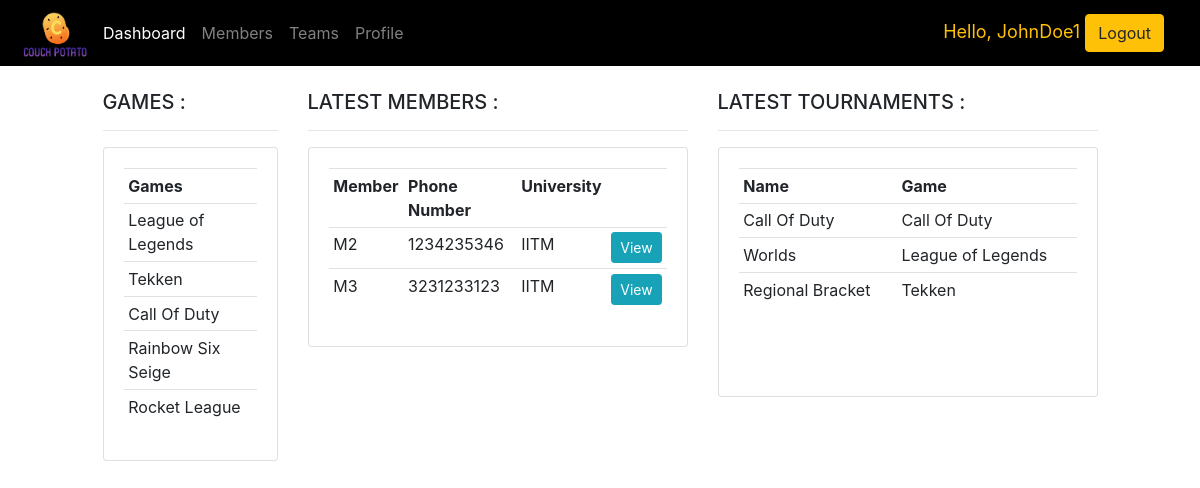
Screenshot of / (signed in) with the database file from the repository.
### accounts/models.py (models this page shows, shortened)
class Game(models.Model):
	name = models.CharField(max_length=200, null=True)
	def __str__(self):
		return self.name

class Member(models.Model):
	name = models.CharField(max_length=200, null=True, unique = True)
	college = models.CharField(max_length=200, null=True)
	email = models.EmailField(max_length=255, null=True,unique=True)
	phone = models.CharField(max_length=200, null=True, unique = True)
	team = models.ForeignKey(Team, null=True, on_delete=models.CASCADE)
	date_created = models.DateTimeField(auto_now_add=True, null=True)

class Tournament(models.Model):
	name = models.CharField(max_length=200, null=True)
	game = models.ForeignKey(Game, null=True, on_delete=models.CASCADE)
	date_created = models.DateTimeField(auto_now_add=True, null=True)

### accounts/views.py (the view)
# urls.py: 2. Add a URL to urlpatterns:  path('', views.home, name='home')
def home(request):
	if (request.user.is_authenticated):
		if(request.user.is_staff):
			members= Member.objects.all()
		else:
			members = Member.objects.filter(college = request.user.first_name)
		games = Game.objects.all()
		tournament = Tournament.objects.all()
		q = {'members':members, 'games':games,'tournament': tournament ,'home':"active"}
		return render(request,'accounts/dashboard.html', q);
	else:
		return loginPage(request=request)

### accounts/templates/accounts/dashboard.html (shortened to what this page needs)
{% extends 'accounts/main.html' %}
{% block content %}
<br>
<div class="row">
	<div class="col-md-1"></div>
	<div class="col-md-2">
		<h5>GAMES :</h5>
		<hr>
		<div class="card card-body">
			<table class="table table-sm">
				<tr>
					<th>Games</th>
				</tr>
				{% for i in games %}
					<tr>
						<td>{{i.name}}</td>
					</tr>
				{% endfor %}
			</table>
		</div>
	</div>
	<div class="col-md-4">
		<h5>LATEST MEMBERS :</h5>
		<hr>
		<div class="card card-body">
			<table class="table table-sm">
				<tr>
					<th>Member</th>
					<th>Phone Number</th>
					<th>University</th>
					<th></th>
				</tr>
				{% for i in members %}
					<tr>
						<td>{{i.name}}</td>
						<td>{{i.phone}}</td>
						<td>{{i.college}}</td>
						<td><a class="btn btn-sm btn-info" href="{% url 'profile' i.id %}">View</a></td>
					</tr>
				{% endfor %}
			</table>
		</div>
	</div>
	<div class="col-md-4">
		<h5>LATEST TOURNAMENTS :</h5>
		<hr>
		<div class="card card-body ex">
			<table class="table table-sm">
				<tr>
					<th>Name</th>
					<th>Game</th>
				</tr>
				{% for i in tournament %}
					<tr>
						<td>{{i.name}}</td>
						<td>{{i.game}}</td>
					</tr>
				{% endfor %}
			</table>
		</div>
	</div>
</div>
{% endblock %}

### accounts/templates/accounts/main.html (shortened to what this page needs)
<!DOCTYPE html>
<HtMl>
<head>
	<link rel="stylesheet" href="https://stackpath.bootstrapcdn.com/bootstrap/4.3.1/css/bootstrap.min.css">
</head>
<body>
	{% include 'accounts/navbar.html' %}
	{% block content %}
	{% endblock %}
</body>
</html>

### accounts/templates/accounts/navbar.html (shortened to what this page needs)
{% load static %}
<nav class="navbar navbar-expand-lg navbar-dark"  style="background-color: #000000;">
  <img src="{% static 'images/CouchPotato.jpg' %}" class="images" />
  <div class="collapse navbar-collapse" id="navbarSupportedContent">
    <ul class="navbar-nav mr-auto">
      <li class="nav-item {{ home }}">
        <a class="nav-link" href="{% url 'home' %}">Dashboard</a>
      </li>
      <li class="nav-item {{ member_page }}">
        <a class="nav-link" href="{% url 'members' %}">Members<span class="sr-only">(current)</span></a>
      </li>
      {% if request.user.is_staff %}
      <li class="nav-item {{ hierarchy }}">
        <a class="nav-link" href="{% url 'hierarchy' %}">Hierarchy<span class="sr-only">(current)</span></a>
      </li>
      {% else %}
      <li class="nav-item {{ teamlist }}">
        <a class="nav-link" href="{% url 'teamlist' %}">Teams<span class="sr-only">(current)</span></a>
      </li>
      {% endif %}
      <li class="nav-item {{ var }}">
        <a class="nav-link" href="{% url 'userprofile' request.user.id %}">Profile<span class="sr-only">(current)</span></a>
      </li>
    </ul>
  </div>
  <span class="hello-msg">Hello, {{request.user}}
  <span><a class="btn btn-warning" href="{% url 'logout' %}">Logout</a></span>
</nav>

### accounts/templates/accounts/navbar.html (style rules this page uses)
.hello-msg { font-size: 18px; color: #ffc107; margin-right: 20px; }
.images { height: 50px; }

### accounts/templates/accounts/dashboard.html (style rules this page uses)
div.ex { height: 250px; overflow: scroll; }

### rows the page displays
Game: name "League of Legends"
Game: name "Tekken"
Game: name "Call Of Duty"
Game: name "Rainbow Six Seige"
Game: name "Rocket League"
Member: name "M2", phone "1234235346", college "IITM"
Member: name "M3", phone "3231233123", college "IITM"
Tournament: name "Call Of Duty", game "Call Of Duty"
Tournament: name "Worlds", game "League of Legends"
Tournament: name "Regional Bracket", game "Tekken"

### other values shown
{{ request.user }} "JohnDoe1"
